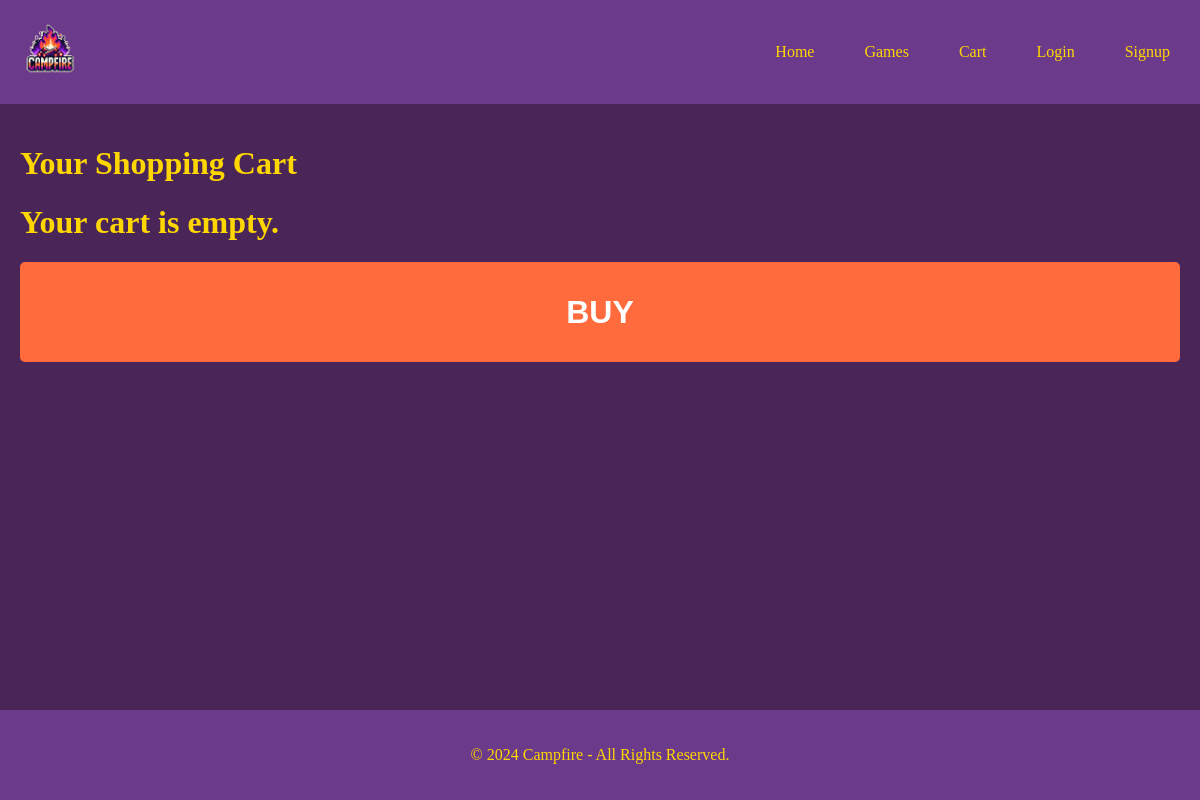
The app's page /cart/ (signed in), older data.
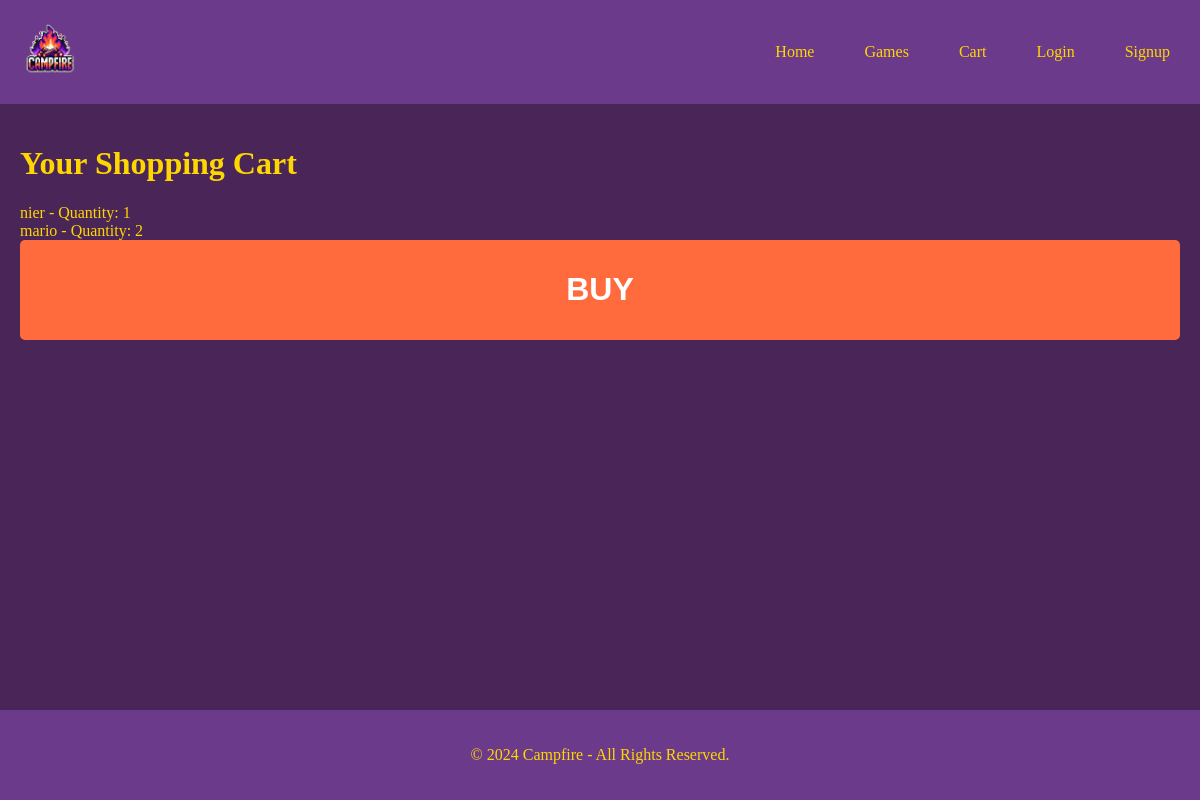
The same page, newer data.
### shop/models.py (models this page shows)
class CartItem(models.Model):
    shopping_cart = models.ForeignKey(ShoppingCart, on_delete=models.CASCADE, related_name='cart_items')
    game = models.ForeignKey(Game, on_delete=models.CASCADE, related_name='cart_items')
    quantity = models.PositiveIntegerField(default=1)

class Game(models.Model):
    title = models.CharField(max_length=255)
    author = models.CharField(max_length=255)
    price = models.IntegerField()
    description = models.TextField()

### shop/views.py (the view, shortened to what this page needs)
# urls.py: path('cart/', Cart.as_view(), name='cart'),
class Cart(LoginRequiredMixin, View):
    template_name = "cart.html"
    def get(self, request):
        shopping_cart, created = ShoppingCart.objects.get_or_create(user=request.user)
        cart_items = shopping_cart.cart_items.all()
        return render(request, self.template_name, {'cart_items': cart_items})

### shop/templates/cart.html (shortened to what this page needs)
{% extends 'base.html' %}
{% block content %}
<h1>Your Shopping Cart</h1>
<form action="{% url 'cart' %}" method="post">
  {% for item in cart_items %}
  {{ item.game.title }} - Quantity: {{ item.quantity }}
  <br>
  {% empty %}
  <h1>Your cart is empty.</h1>
  {% endfor %}
  <button type="submit">
    <h1>BUY</h1>
  </button>
</form>
{% endblock %}

Row changes from the older to the newer data that the page shows:
added CartItem: game "nier", quantity "1"
added CartItem: game "mario", quantity "2"
Text that changed along with them:
text no longer shown: "Your cart is empty."
